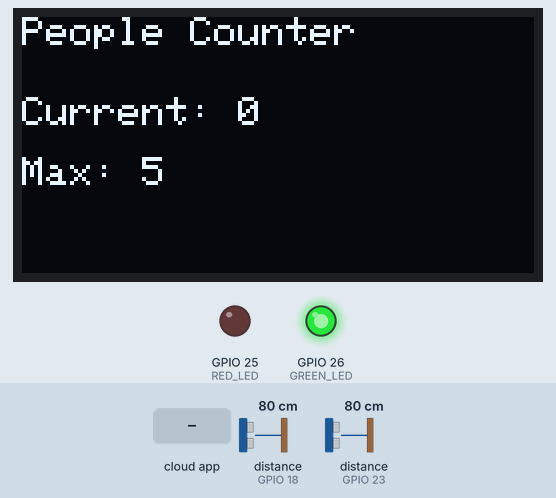
Recording of a sketch running on a simulated ESP32. Shown: 128×64 one-colour display, output pins drawn as LEDs (lit = HIGH). Wiring (inferred from the names in the program): 2 × ultrasonic range finder: trigger GPIO 5, echo GPIO 18 / trigger GPIO 19, echo GPIO 23. Inputs (shaded band) come from the test bench; at power-on: distance to the obstacle (sensors on GPIO 18, GPIO 23) 80 cm. The echo pulse lasts 58.3 µs per cm; WiFi joins after 1.5 s; servers stay silent unless stated; the local clock reads 2024-03-15 10:24:30 at power-on unless the sketch sets it; the Firebase database answers and starts empty; pins used as bus, display or sensor lines are not drawn; what the sketch prints to the serial monitor is not drawn.

Above: at 2.7 s.
2.8 s: the phone or cloud app sets max to 1
At 3.4 s:
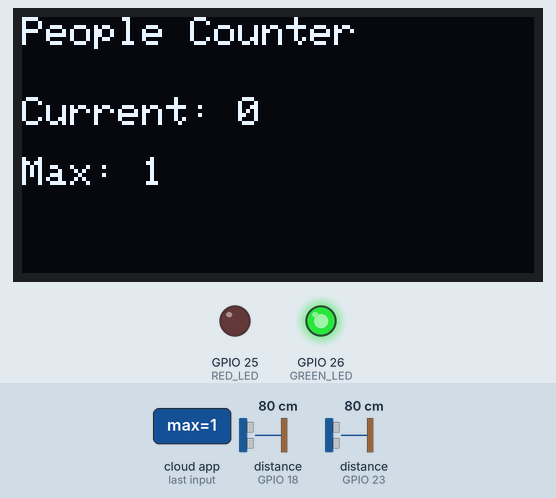
4.4 s: distance to the obstacle (sensor on GPIO 18) set to 2 cm
Timing chart, 0 to 7.4 s (numbered marks = the images above; inputs shaded):
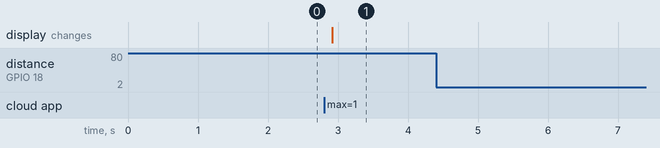

The sketch:

PeopleCounter.ino
```cpp
#include <Wire.h>
#include <Adafruit_GFX.h>
#include <Adafruit_SSD1306.h>
#include <WiFi.h>
#include <Firebase_ESP_Client.h>
#include <addons/TokenHelper.h>
#include <addons/RTDBHelper.h>
#include <time.h>


const char* ntpServer = "pool.ntp.org";
const long gmtOffset_sec = 3600;
const int daylightOffset_sec = 0;


#define WIFI_SSID "WIFI_SSID"
#define WIFI_PASSWORD "YOUR_WIFI_PASSWORD"


#define API_KEY "YOUR_API_KEY"

#define DATABASE_URL \
"YOUR_DATABASE_URL"

FirebaseData fbdo;
FirebaseAuth auth;
FirebaseConfig config;

bool firebaseReady = false;


#define SCREEN_WIDTH 128
#define SCREEN_HEIGHT 64
#define OLED_RESET -1

Adafruit_SSD1306 display(
  SCREEN_WIDTH,
  SCREEN_HEIGHT,
  &Wire,
  OLED_RESET
);


#define TRIG1 5
#define ECHO1 18

#define TRIG2 19
#define ECHO2 23

#define DETECTION_DISTANCE 10


#define RED_LED 25
#define GREEN_LED 26


int currentCapacity = 0;
int maxCapacity = 5;

int peakOccupancy = 0;

unsigned long sampleCount = 0;
unsigned long sumPeople = 0;

unsigned long lastFirebaseMinute = 0;

//PASS DETECTION
bool s1Triggered = false;
bool s2Triggered = false;

int direction = 0;

unsigned long firstTriggerTime = 0;

#define MIN_PASS_TIME 180


bool lastResetState = false;


void setupTime() {
  configTime(
    gmtOffset_sec,
    daylightOffset_sec,
    ntpServer
  );
}


long measureDistance(int trig, int echo) {

  digitalWrite(trig, LOW);
  delayMicroseconds(2);

  digitalWrite(trig, HIGH);
  delayMicroseconds(10);

  digitalWrite(trig, LOW);

  long duration = pulseIn(echo, HIGH, 30000);

  if (duration == 0)
    return 999;

  return duration * 0.034 / 2;
}


void updateOLED() {

  display.clearDisplay();

  display.setTextSize(1);
  display.setTextColor(SSD1306_WHITE);

  display.setCursor(0, 0);
  display.println("People Counter");

  display.setCursor(0, 20);
  display.print("Current: ");
  display.println(currentCapacity);

  display.setCursor(0, 35);
  display.print("Max: ");
  display.println(maxCapacity);

  display.display();
}


void updateLED() {

  if (currentCapacity >= maxCapacity) {

    digitalWrite(RED_LED, HIGH);
    digitalWrite(GREEN_LED, LOW);

  } else {

    digitalWrite(RED_LED, LOW);
    digitalWrite(GREEN_LED, HIGH);
  }
}


void sendToFirebase() {

  if (!firebaseReady || !Firebase.ready())
    return;


  if (currentCapacity > peakOccupancy) {
    peakOccupancy = currentCapacity;
  }


  sampleCount++;
  sumPeople += currentCapacity;

  float averageOccupancy =
    (float)sumPeople / sampleCount;


  Firebase.RTDB.setInt(
    &fbdo,
    "/peopleCounter/current",
    currentCapacity
  );

  Firebase.RTDB.setInt(
    &fbdo,
    "/peopleCounter/max",
    maxCapacity
  );

  Firebase.RTDB.setInt(
    &fbdo,
    "/peopleCounter/peak",
    peakOccupancy
  );

  Firebase.RTDB.setFloat(
    &fbdo,
    "/peopleCounter/average",
    averageOccupancy
  );


  struct tm timeinfo;

  if (getLocalTime(&timeinfo)) {

    unsigned long currentMinute =
      millis() / 60000;

    if (currentMinute != lastFirebaseMinute) {

      lastFirebaseMinute = currentMinute;

      char timeKey[6];

      strftime(
        timeKey,
        sizeof(timeKey),
        "%H:%M",
        &timeinfo
      );

      String path =
        "/peopleCounter/history/" +
        String(timeKey);

      Firebase.RTDB.setInt(
        &fbdo,
        path.c_str(),
        currentCapacity
      );
    }
  }
}


void checkResetFromFirebase() {

  if (!Firebase.ready())
    return;

  if (Firebase.RTDB.getBool(
      &fbdo,
      "/peopleCounter/resetCounter")) {

    bool resetState = fbdo.boolData();

    if (resetState && !lastResetState) {

      currentCapacity = 0;
      peakOccupancy = 0;

      sumPeople = 0;
      sampleCount = 0;

      updateOLED();
      updateLED();

      Firebase.RTDB.setInt(
        &fbdo,
        "/peopleCounter/current",
        0
      );

      Firebase.RTDB.setInt(
        &fbdo,
        "/peopleCounter/peak",
        0
      );

      Firebase.RTDB.setFloat(
        &fbdo,
        "/peopleCounter/average",
        0
      );

      Firebase.RTDB.deleteNode(
        &fbdo,
        "/peopleCounter/history"
      );

      Firebase.RTDB.setBool(
        &fbdo,
        "/peopleCounter/resetCounter",
        false
      );
    }

    lastResetState = resetState;
  }
}


void readMaxFromFirebase() {

  if (!Firebase.ready())
    return;

  if (Firebase.RTDB.getInt(
      &fbdo,
      "/peopleCounter/max")) {

    int newMax = fbdo.intData();

    if (newMax != maxCapacity &&
        newMax > 0) {

      maxCapacity = newMax;

      updateOLED();
      updateLED();
    }
  }
}


void checkRestartFromFirebase() {

  if (Firebase.RTDB.getBool(
      &fbdo,
      "/peopleCounter/restartESP")) {

    if (fbdo.boolData()) {

      Firebase.RTDB.setBool(
        &fbdo,
        "/peopleCounter/restartESP",
        false
      );

      ESP.restart();
    }
  }
}


void setup() {

  Serial.begin(115200);


  pinMode(TRIG1, OUTPUT);
  pinMode(ECHO1, INPUT);

  pinMode(TRIG2, OUTPUT);
  pinMode(ECHO2, INPUT);


  pinMode(RED_LED, OUTPUT);
  pinMode(GREEN_LED, OUTPUT);

  digitalWrite(RED_LED, LOW);
  digitalWrite(GREEN_LED, HIGH);


  if (!display.begin(
        SSD1306_SWITCHCAPVCC,
        0x3C)) {

    Serial.println("OLED error");

    while (1);
  }

  updateOLED();
  updateLED();


  WiFi.begin(
    WIFI_SSID,
    WIFI_PASSWORD
  );

  Serial.print("Connecting WiFi");

  while (WiFi.status() != WL_CONNECTED) {

    delay(500);
    Serial.print(".");
  }

  Serial.println("\nWiFi connected");


  setupTime();


  config.api_key = API_KEY;
  config.database_url = DATABASE_URL;

  if (Firebase.signUp(
        &config,
        &auth,
        "",
        "")) {

    firebaseReady = true;

    Serial.println("Firebase auth OK");

  } else {

    Serial.println(
      config.signer
      .signupError
      .message
      .c_str()
    );
  }

  Firebase.begin(&config, &auth);
  Firebase.reconnectWiFi(true);
}


void loop() {

  long d1 =
    measureDistance(TRIG1, ECHO1);

  long d2 =
    measureDistance(TRIG2, ECHO2);

  bool s1 = d1 < DETECTION_DISTANCE;
  bool s2 = d2 < DETECTION_DISTANCE;


  if (s1 &&
      !s1Triggered &&
      !s2Triggered) {

    s1Triggered = true;

    direction = 1;

    firstTriggerTime = millis();

    Serial.println("ENTERING");
  }

  if (s2 &&
      !s2Triggered &&
      !s1Triggered) {

    s2Triggered = true;

    direction = -1;

    firstTriggerTime = millis();

    Serial.println("EXITING");
  }


  if (s1 && s2Triggered)
    s1Triggered = true;

  if (s2 && s1Triggered)
    s2Triggered = true;


  if (!s1 &&
      !s2 &&
      s1Triggered &&
      s2Triggered) {

    unsigned long passTime =
      millis() - firstTriggerTime;

    if (passTime > MIN_PASS_TIME) {


      if (direction == 1 &&
          currentCapacity < maxCapacity) {

        currentCapacity++;

        Serial.println("ENTER");
      }


      if (direction == -1 &&
          currentCapacity > 0) {

        currentCapacity--;

        Serial.println("EXIT");
      }

      updateOLED();
      updateLED();

      sendToFirebase();

    } else {

      Serial.println(
        "Ignored fast movement"
      );
    }

    s1Triggered = false;
    s2Triggered = false;

    direction = 0;

    firstTriggerTime = 0;

    delay(250);
  }

  checkResetFromFirebase();
  readMaxFromFirebase();
  checkRestartFromFirebase();

  delay(50);
}
```

Measured:
- after the input at 2.8 s, the display: changes after 0.12 s (image 1)
- after the input at 4.4 s, every drawn part: stays the same
